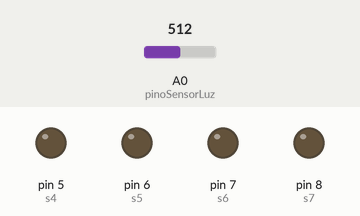
Simulated run of this sketch. Board: Arduino Uno, built with avr-gcc and run on an emulated ATmega328P. Shown: output pins drawn as LEDs (lit = HIGH). Inputs (shaded band) come from the test bench; at power-on: A0 (pinoSensorLuz) = 512. Random numbers use the default seed unless the sketch sets one; pins used as bus, display or sensor lines are not drawn.

Above: at 1.2 s.
1.3 s: A0 (pinoSensorLuz) set to 440
At 2.0 s:
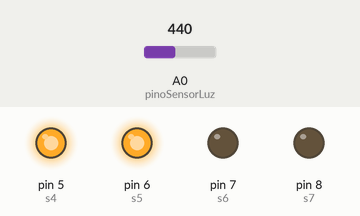
2.8 s: A0 (pinoSensorLuz) set to 460
At 3.3 s:
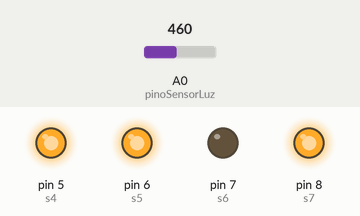
4.3 s: A0 (pinoSensorLuz) set to 306
At 5.5 s:
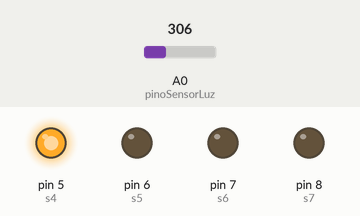
5.8 s: A0 (pinoSensorLuz) set to 122
At 7.0 s:
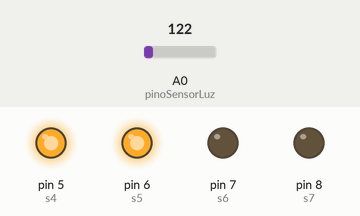
7.7 s: A0 (pinoSensorLuz) set to 0
At 8.3 s:
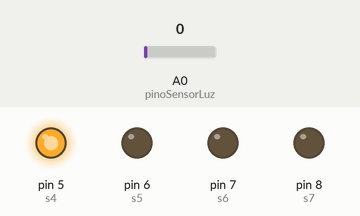
Timing chart, 0 to 10.2 s (numbered marks = the images above; inputs shaded):
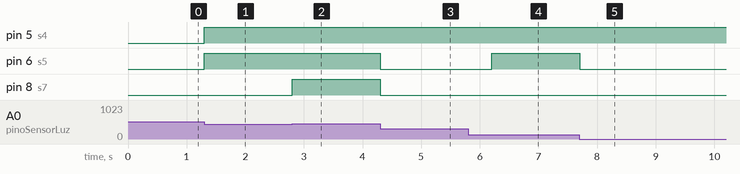

Measured:
- after the input at 1.3 s, pin 5 (s4), pin 6 (s5): LOW → HIGH at once
- after the input at 2.8 s, pin 8 (s7): LOW → HIGH at once
- after the input at 4.3 s, pin 6 (s5), pin 8 (s7): HIGH → LOW at once
- after the input at 5.8 s, pin 6 (s5): LOW → HIGH after 0.40 s
- after the input at 7.7 s, pin 6 (s5): HIGH → LOW at once

The sketch:

dadohandsfree.ino
```cpp
// Projeto Dado Digital com Botao
// Matheus Ikenaga
// 17/11/2021

/* Position of LEDs:
 *  ==========
 *  |s1----s5|
 *  |s2-s4-s6|
 *  |s3----s7|
 *  ==========
 */

  int s1 = 2;
  int s2 = 3;
  int s3 = 4;
  int s4 = 5;
  int s5 = 6;
  int s6 = 7;
  int s7 = 8;
  int pinoSensorLuz  = A0;
  int valorLuz = 0;

void setup() {
  pinMode (s1,OUTPUT);
  pinMode (s2,OUTPUT);
  pinMode (s3,OUTPUT);
  pinMode (s4,OUTPUT);
  pinMode (s5,OUTPUT);
  pinMode (s6,OUTPUT);
  pinMode (s7,OUTPUT);
}

void loop() {
  valorLuz = analogRead(pinoSensorLuz);
  if (valorLuz < 450)
  {
    for( int x =1; x < random(5,10); x++){
      int number = (analogRead(pinoSensorLuz)%6);
      result(number+1);
      delay(200);
    }
    int number = (analogRead(pinoSensorLuz)%6);
    result(number+1);
    delay(500);
    while (analogRead(pinoSensorLuz) > 1023);
  }
}

void apagaTodos() {
  digitalWrite(s1,LOW);
  digitalWrite(s2,LOW);
  digitalWrite(s3,LOW);
  digitalWrite(s4,LOW);
  digitalWrite(s5,LOW);
  digitalWrite(s6,LOW);
  digitalWrite(s7,LOW);
}

void result(int x) {
  if (x == 1) {
    apagaTodos();
    digitalWrite(s4,HIGH);
  }
  if (x == 2) {
    apagaTodos();
    digitalWrite(s3,HIGH);
    digitalWrite(s5,HIGH);
  }
  if (x == 3) {
    apagaTodos();
    digitalWrite(s3,HIGH);
    digitalWrite(s4,HIGH);
    digitalWrite(s5,HIGH);
  }
  if (x == 4) {
    apagaTodos();
    digitalWrite(s1,HIGH);
    digitalWrite(s3,HIGH);
    digitalWrite(s5,HIGH);
    digitalWrite(s7,HIGH);
  }

  if (x == 5) {
    apagaTodos();
    digitalWrite(s1,HIGH);
    digitalWrite(s3,HIGH);
    digitalWrite(s4,HIGH);
    digitalWrite(s5,HIGH);
    digitalWrite(s7,HIGH);
  }

  if (x == 6) {
    apagaTodos();
    digitalWrite(s1,HIGH);
    digitalWrite(s2,HIGH);
    digitalWrite(s3,HIGH);
    digitalWrite(s5,HIGH);
    digitalWrite(s6,HIGH);
    digitalWrite(s7,HIGH);
  }

}
```
